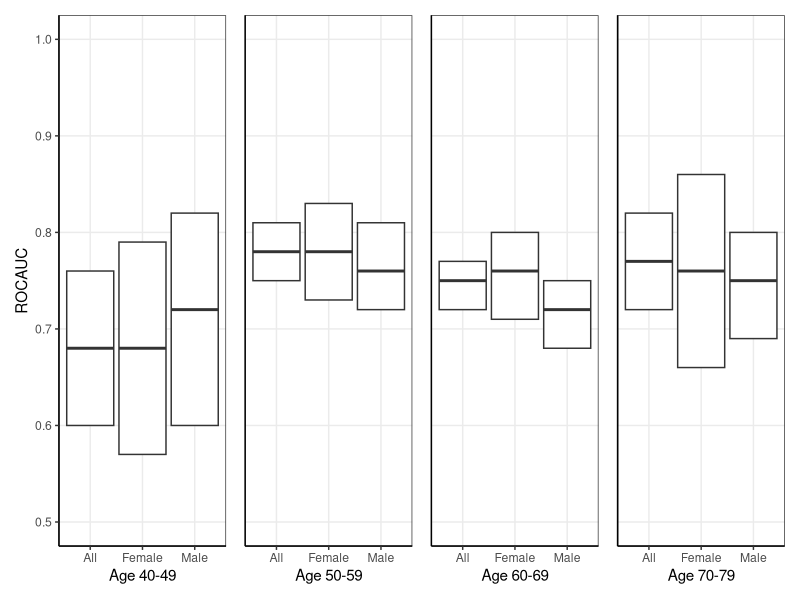

The R script that drew this image:
#install.packages('patchwork')
library(ggplot2)
library(patchwork)

HGtheme=theme_bw()+ #a graph theme made by Harry Green @ Exeter:
  theme(axis.line = element_line(colour = "black"),
        panel.grid.minor = element_blank(),
        panel.background = element_blank(),
        plot.title = element_text(hjust = 0.5))

#ROCAUC values from Supplmentary Table 7:
bv_4049 <- data.frame(x=c("All","Female","Male"), min=c(0.6,0.57,0.6), low=c(0.6,0.57,0.6), mid=c(0.68,0.68,0.72), top=c(0.76,0.79,0.82), max=c(0.76,0.79,0.82))

bv_5059 <- data.frame(x=c("All","Female","Male"), min=c(0.75,0.73,0.72), low=c(0.75,0.73,0.72), mid=c(0.78,0.78,0.76), top=c(0.81,0.83,0.81), max=c(0.81,0.83,0.81))

bv_6069 <- data.frame(x=c("All","Female","Male"), min=c(0.72,0.71,0.68), low=c(0.72,0.71,0.68), mid=c(0.75,0.76,0.72), top=c(0.77,0.8,0.75), max=c(0.77,0.8,0.75))

bv_7079 <- data.frame(x=c("All","Female","Male"), min=c(0.72,0.66,0.69), low=c(0.72,0.66,0.69), mid=c(0.77,0.76,0.75), top=c(0.82,0.86,0.80), max=c(0.82,0.86,0.80))

bv_4049_p <- ggplot(bv_4049, aes(x=x, ymin = min, lower = low, middle = mid, upper = top, ymax = max)) +
  geom_boxplot(stat = "identity") + ylim(c(0.5, 1)) + ylab("ROCAUC") + xlab("Age 40-49") + HGtheme

bv_5059_p <- ggplot(bv_5059, aes(x=x, ymin = min, lower = low, middle = mid, upper = top, ymax = max)) +
  geom_boxplot(stat = "identity") + ylim(c(0.5, 1)) + xlab("Age 50-59") + HGtheme + theme(axis.title.y=element_blank(),
                                                                                axis.text.y=element_blank(),
                                                                                axis.ticks.y=element_blank())

bv_6069_p <- ggplot(bv_6069, aes(x=x, ymin = min, lower = low, middle = mid, upper = top, ymax = max)) +
  geom_boxplot(stat = "identity") + ylim(c(0.5, 1)) + xlab("Age 60-69") + HGtheme + theme(axis.title.y=element_blank(),
                                                                                axis.text.y=element_blank(),
                                                                                axis.ticks.y=element_blank())

bv_7079_p <- ggplot(bv_7079, aes(x=x, ymin = min, lower = low, middle = mid, upper = top, ymax = max)) +
  geom_boxplot(stat = "identity") + ylim(c(0.5, 1)) + xlab("Age 70-79") + HGtheme + theme(axis.title.y=element_blank(),
                                                                                axis.text.y=element_blank(),
                                                                                axis.ticks.y=element_blank())

bv_4049_p + bv_5059_p + bv_6069_p + bv_7079_p + plot_layout(nrow = 1)
